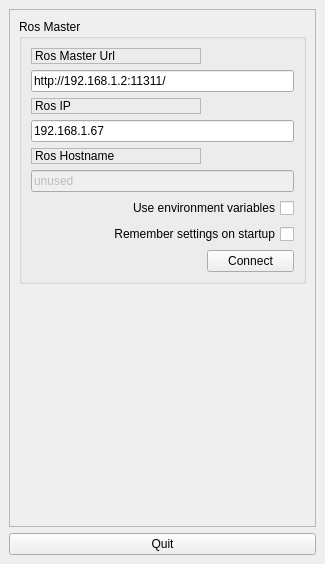
  <widget class="QDockWidget" name="dock_status">
   <property name="sizePolicy">
    <sizepolicy hsizetype="Minimum" vsizetype="Preferred">
     <horstretch>0</horstretch>
     <verstretch>0</verstretch>
    </sizepolicy>
   </property>
   <property name="minimumSize">
    <size>
     <width>325</width>
     <height>415</height>
    </size>
   </property>
   <property name="allowedAreas">
    <set>Qt::RightDockWidgetArea</set>
   </property>
   <property name="windowTitle">
    <string>Command Panel</string>
   </property>
   <attribute name="dockWidgetArea">
    <number>2</number>
   </attribute>
   <widget class="QWidget" name="dockWidgetContents_2">
    <layout class="QVBoxLayout" name="verticalLayout">
     <item>
      <widget class="QFrame" name="frame">
       <property name="sizePolicy">
        <sizepolicy hsizetype="Minimum" vsizetype="Preferred">
         <horstretch>0</horstretch>
         <verstretch>0</verstretch>
        </sizepolicy>
       </property>
       <property name="frameShape">
        <enum>QFrame::StyledPanel</enum>
       </property>
       <property name="frameShadow">
        <enum>QFrame::Raised</enum>
       </property>
       <layout class="QVBoxLayout" name="verticalLayout_3">
        <item>
         <widget class="QGroupBox" name="groupBox">
          <property name="title">
           <string>Ros Master</string>
          </property>
          <layout class="QGridLayout" name="gridLayout">
           <item row="0" column="0">
            <widget class="QLabel" name="label">
             <property name="frameShape">
              <enum>QFrame::StyledPanel</enum>
             </property>
             <property name="frameShadow">
              <enum>QFrame::Raised</enum>
             </property>
             <property name="text">
              <string>Ros Master Url</string>
             </property>
            </widget>
           </item>
           <item row="1" column="0" colspan="2">
            <widget class="QLineEdit" name="line_edit_master">
             <property name="text">
              <string>http://192.168.1.2:11311/</string>
             </property>
            </widget>
           </item>
           <item row="2" column="0">
            <widget class="QLabel" name="label_2">
             <property name="frameShape">
              <enum>QFrame::StyledPanel</enum>
             </property>
             <property name="frameShadow">
              <enum>QFrame::Raised</enum>
             </property>
             <property name="text">
              <string>Ros IP</string>
             </property>
            </widget>
           </item>
           <item row="3" column="0" colspan="2">
            <widget class="QLineEdit" name="line_edit_host">
             <property name="text">
              <string>192.168.1.67</string>
             </property>
            </widget>
           </item>
           <item row="4" column="0">
            <widget class="QLabel" name="label_3">
             <property name="frameShape">
              <enum>QFrame::StyledPanel</enum>
             </property>
             <property name="frameShadow">
              <enum>QFrame::Raised</enum>
             </property>
             <property name="text">
              <string>Ros Hostname</string>
             </property>
            </widget>
           </item>
           <item row="5" column="0" colspan="2">
            <widget class="QLineEdit" name="line_edit_topic">
             <property name="enabled">
              <bool>false</bool>
             </property>
             <property name="text">
              <string>unused</string>
             </property>
            </widget>
           </item>
           <item row="6" column="0" colspan="2">
            <widget class="QCheckBox" name="checkbox_use_environment">
             <property name="layoutDirection">
              <enum>Qt::RightToLeft</enum>
             </property>
             <property name="text">
              <string>Use environment variables</string>
             </property>
            </widget>
           </item>
           <item row="7" column="0" colspan="2">
            <widget class="QCheckBox" name="checkbox_remember_settings">
             <property name="layoutDirection">
              <enum>Qt::RightToLeft</enum>
             </property>
             <property name="text">
              <string>Remember settings on startup</string>
             </property>
            </widget>
           </item>
           <item row="8" column="0">
            <spacer name="horizontalSpacer">
             <property name="orientation">
              <enum>Qt::Horizontal</enum>
             </property>
             <property name="sizeHint" stdset="0">
              <size>
               <width>170</width>
               <height>21</height>
              </size>
             </property>
            </spacer>
           </item>
           <item row="8" column="1">
            <widget class="QPushButton" name="button_connect">
             <property name="enabled">
              <bool>true</bool>
             </property>
             <property name="sizePolicy">
              <sizepolicy hsizetype="MinimumExpanding" vsizetype="Fixed">
               <horstretch>0</horstretch>
               <verstretch>0</verstretch>
              </sizepolicy>
             </property>
             <property name="toolTip">
              <string>Set the target to the current joint trajectory state.</string>
             </property>
             <property name="statusTip">
              <string>Clear all waypoints and set the target to the current joint trajectory state.</string>
             </property>
             <property name="text">
              <string>Connect</string>
             </property>
            </widget>
           </item>
          </layout>
         </widget>
        </item>
        <item>
         <spacer name="verticalSpacer_3">
          <property name="orientation">
           <enum>Qt::Vertical</enum>
          </property>
          <property name="sizeHint" stdset="0">
           <size>
            <width>20</width>
            <height>233</height>
           </size>
          </property>
         </spacer>
        </item>
       </layout>
      </widget>
     </item>
     <item>
      <widget class="QPushButton" name="quit_button">
       <property name="sizePolicy">
        <sizepolicy hsizetype="MinimumExpanding" vsizetype="Fixed">
         <horstretch>0</horstretch>
         <verstretch>0</verstretch>
        </sizepolicy>
       </property>
       <property name="text">
        <string>Quit</string>
       </property>
      </widget>
     </item>
    </layout>
   </widget>
  </widget>
